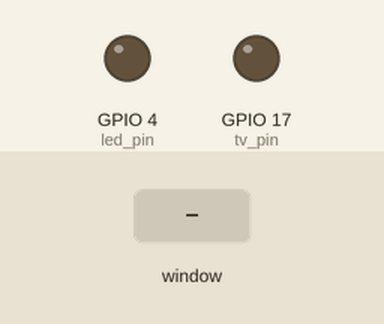
Recording of a program running on a simulated Raspberry Pi (BCM pin numbers). Shown: output pins drawn as LEDs (lit = HIGH). The test bench sets the inputs (shaded band). The desktop window is not drawn, its controls go by their first labels and the mouse button is held 0.15 s.

Above: at 1.2 s.
1.3 s: control labelled "Pin Led (Pin 4)" in the window clicked
At 2.5 s:
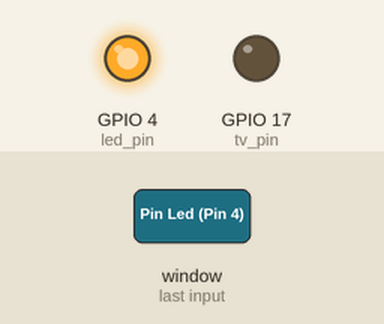
2.8 s: control labelled "Pin TV (Pin 17)" in the window clicked
At 3.6 s:
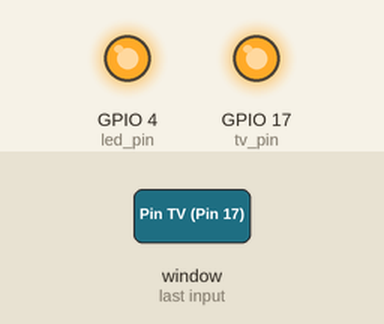
4.3 s: control labelled "Pin Led (Pin 4)" in the window clicked
At 4.7 s:
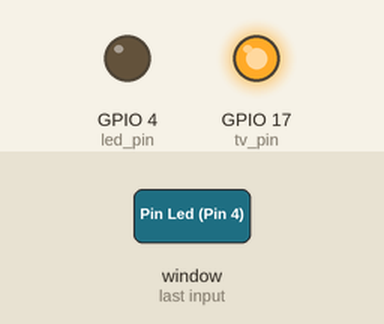
Timing chart, 0 to 7.3 s (numbered marks = the images above; inputs shaded):
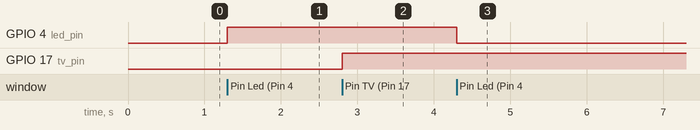

Measured:
- after the input at 1.3 s, GPIO 4 (led_pin): LOW → HIGH at once
- after the input at 2.8 s, GPIO 17 (tv_pin): LOW → HIGH at once
- after the input at 4.3 s, GPIO 4 (led_pin): HIGH → LOW at once

The program:

gui_switch.py
```python
from tkinter import *
import RPi.GPIO as GPIO
import time

led_pin = 4
tv_pin = 17
GPIO.setmode(GPIO.BCM)
GPIO.setup(led_pin, GPIO.OUT)
GPIO.setup(tv_pin, GPIO.OUT)

class App:
    def __init__(self, master):
        frame = Frame(master)
        frame.pack()
        self.check_var_led = BooleanVar()
        self.check_var_tv = BooleanVar()
        led_check = Checkbutton(frame, text='Pin Led (Pin 4)',
                            command=self.encender_led,
                            variable=self.check_var_led, onvalue=True, offvalue=False)
        tv_check = Checkbutton(frame, text='Pin TV (Pin 17)',
                            command=self.encender_tv,
                            variable=self.check_var_tv, onvalue=True, offvalue=False)
        led_check.grid(row=0, column=0)
        tv_check.grid(row=1, column=0)

    def encender_led(self):
        GPIO.output(led_pin, self.check_var_led.get())

    def encender_tv(self):
        GPIO.output(tv_pin, self.check_var_tv.get())

root = Tk()
root.wm_title('TABLERO DE CONTROL')
app = App(root)
root.geometry("350x50+0+0")
root.mainloop()
```
